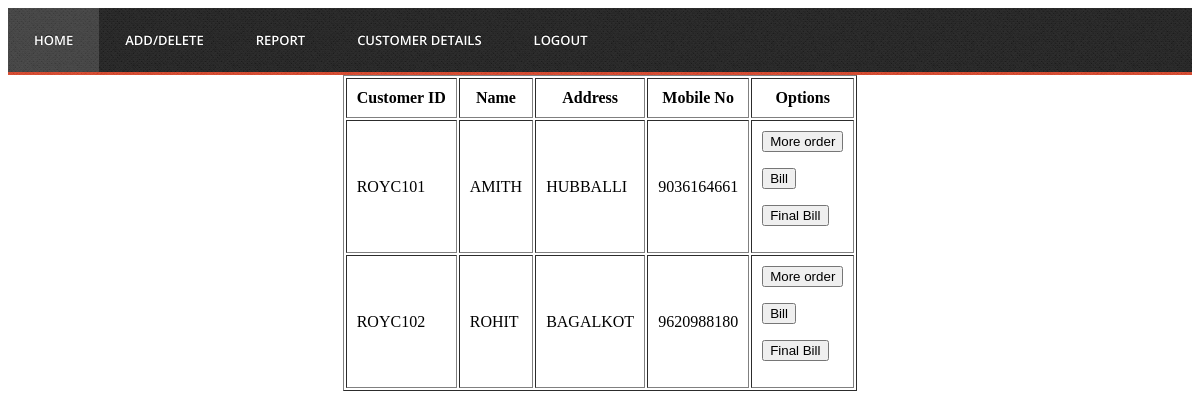
/customer.php (signed in), run on the app's committed database.
### tables this page shows
CREATE TABLE IF NOT EXISTS `customer` (
  `C_ID` varchar(8) NOT NULL,
  `C_NAME` varchar(20) NOT NULL,
  `ADDRESS` varchar(30) NOT NULL,
  `MOBILE_NO` varchar(12) NOT NULL,
  `W_ID` varchar(8) NOT NULL,
  `T_ID` int(3) NOT NULL,
  PRIMARY KEY (`C_ID`),
  KEY `W_ID` (`W_ID`),
  KEY `T_ID` (`T_ID`)
);

### customer.php (the view, shortened to what this page needs)
<html>
<head>
</head>
<body>
        <?php
if(isset($_SESSION['username']))
{
        include ("header.php");
        $connection=new mysqli('localhost','root','','restaurant');
        $q="select * from customer";
        $result=$connection->query($q);
        echo '<table border="1" align="center" cellpadding="10">';
        echo '<tr>';
        echo '<th>Customer ID</th>';
        echo '<th>Name</th>';
        echo '<th>Address</th>';
        echo '<th>Mobile No</th>';
        echo '<th>Options</th>';
        echo '</tr>';
        while($data=$result->fetch_array())
        {
            echo '<tr>';
            echo '<td>'.$data[0].'</td>';
            echo '<td>'.$data[1].'</td>';
            echo '<td>'.$data[2].'</td>';
            echo '<td>'.$data[3].'</td>';
            echo '<td>';
            echo '<form action="ordersession.php" method="post">';
            echo '<input type="submit" value="More order">';
            echo '</form>';
            echo '<form action="billsession.php" method="post">';
            echo '<input type="submit" value="Bill">';
            echo '</form>';
            echo '<form action="finalbillsession.php" method="post">';
            echo '<input type="submit" value="Final Bill">';
            echo '</form>';
            echo '</td>';
            echo '</tr>';
        }
        echo '</table>';
        ?>
</body>
</html>
<?php
}
else
{
    ?>
    <script>
        document.location="index.php";
    </script>
    <?php
}
?>

### data on the page
customer: C_ID "ROYC101", C_NAME "AMITH", ADDRESS "HUBBALLI", MOBILE_NO "9036164661"
customer: C_ID "ROYC102", C_NAME "ROHIT", ADDRESS "BAGALKOT", MOBILE_NO "9620988180"
